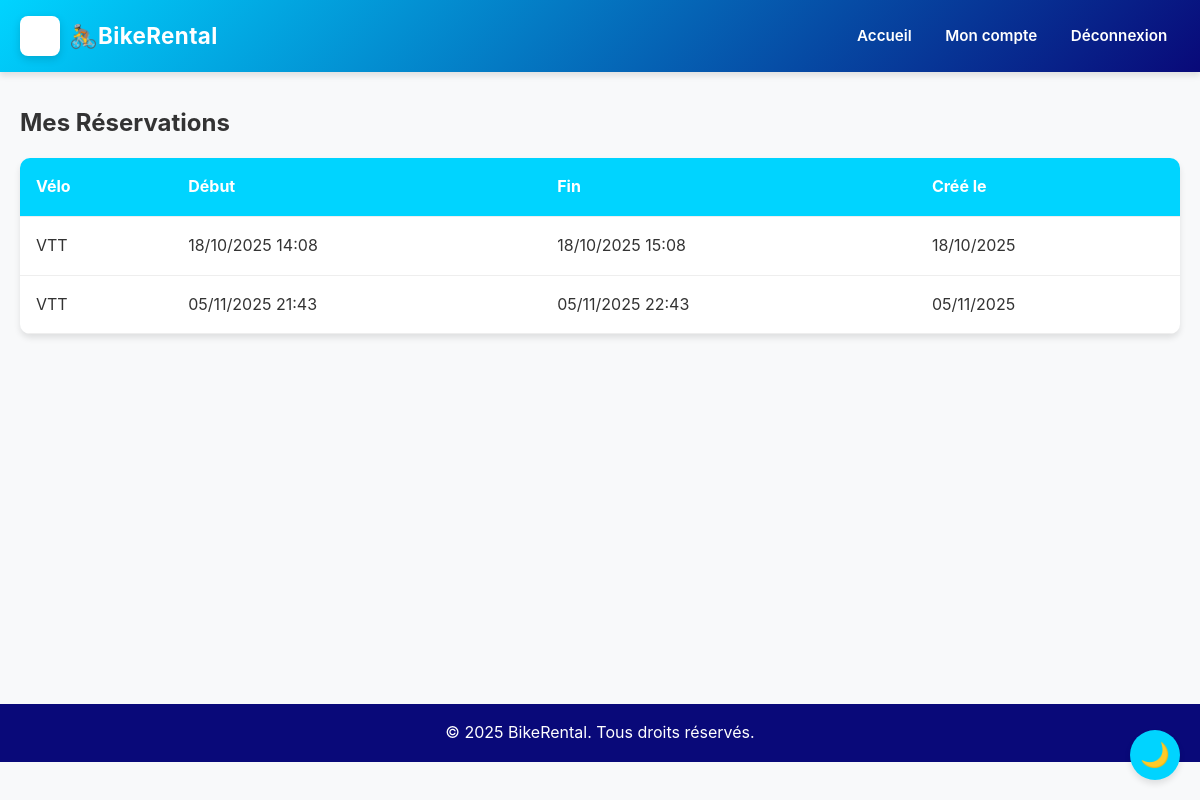
/dashboard (signed in), run on the app's committed database.
### models.py (models this page shows, shortened)
class Reservation(db.Model):
    id = db.Column(db.Integer, primary_key=True)
    user_id = db.Column(
        db.Integer,
        db.ForeignKey('user.id'),
        nullable=False
    )
    bike_type_id = db.Column(
        db.Integer,
        db.ForeignKey('bike_type.id'),
        nullable=False
    )
    start_date = db.Column(db.DateTime, nullable=False)
    end_date = db.Column(db.DateTime, nullable=False)
    created_at = db.Column(
        db.DateTime,
        default=datetime.utcnow
    )
    user = db.relationship('User', backref='reservations')
    bike_type = db.relationship('BikeType', backref='reservations')

class BikeType(db.Model):
    id = db.Column(db.Integer, primary_key=True)
    name = db.Column(db.String(100), nullable=False)
    description = db.Column(db.Text, nullable=True)
    price_per_hour = db.Column(db.Float, nullable=False)
    image_url = db.Column(
        db.String(255),
        nullable=False
    )
    available = db.Column(db.Boolean, default=True)

### app.py (the view)
@app.route('/dashboard')
@login_required
def dashboard():
    reservations = Reservation.query.filter_by(user_id=current_user.id).all()
    return render_template('user_dashboard.html', reservations=reservations)

### app.py (called while the page is built)
@login_manager.user_loader
def load_user(user_id):
    return User.query.get(int(user_id))

### templates/user_dashboard.html (shortened to what this page needs)
{% extends "base.html" %}
{% block content %}
<h2>Mes Réservations</h2>
{% if reservations %}
<table class="reservations-table">
    <thead>
        <tr>
            <th>Vélo</th>
            <th>Début</th>
            <th>Fin</th>
            <th>Créé le</th>
        </tr>
    </thead>
    <tbody>
        {% for res in reservations %}
        <tr>
            <td>{{ res.bike_type.name }}</td>
            <td>{{ res.start_date.strftime('%d/%m/%Y %H:%M') }}</td>
            <td>{{ res.end_date.strftime('%d/%m/%Y %H:%M') }}</td>
            <td>{{ res.created_at.strftime('%d/%m/%Y') }}</td>
        </tr>
        {% endfor %}
    </tbody>
</table>
{% else %}
<p>Vous n'avez pas encore de réservations.</p>
{% endif %}
{% endblock %}

### static/css/style.css (style rules this page uses)
:root { --primary-color: #00d4ff; --secondary-color: #090979; --accent-color: #00d4ff; --text-color: #333; --bg-color: #f8f9fa; --card-bg: #fff; --shadow: 0 4px 6px rgba(0, 0, 0, 0.1); --transition: all 0.3s ease; }
* { margin: 0; padding: 0; box-sizing: border-box; }
body { font-family: Inter, 'Segoe UI', Tahoma, Geneva, Verdana, sans-serif; line-height: 1.6; color: var(--text-color); background: var(--bg-color); transition: var(--transition); }
.reservations-table, .bikes-table { width: 100%; border-collapse: collapse; margin-top: 1rem; background: var(--card-bg); border-radius: 10px; overflow: hidden; box-shadow: var(--shadow); }
.reservations-table th, .bikes-table th, .reservations-table td, .bikes-table td { padding: 1rem; text-align: left; border-bottom: 1px solid #eee; }
.reservations-table th, .bikes-table th { background: var(--primary-color); color: white; }

### data on the page
Reservation: bike_type.name "VTT", start_date "18/10/2025 14:08", end_date "18/10/2025 15:08", created_at "18/10/2025"
Reservation: bike_type.name "VTT", start_date "05/11/2025 21:43", end_date "05/11/2025 22:43", created_at "05/11/2025"
